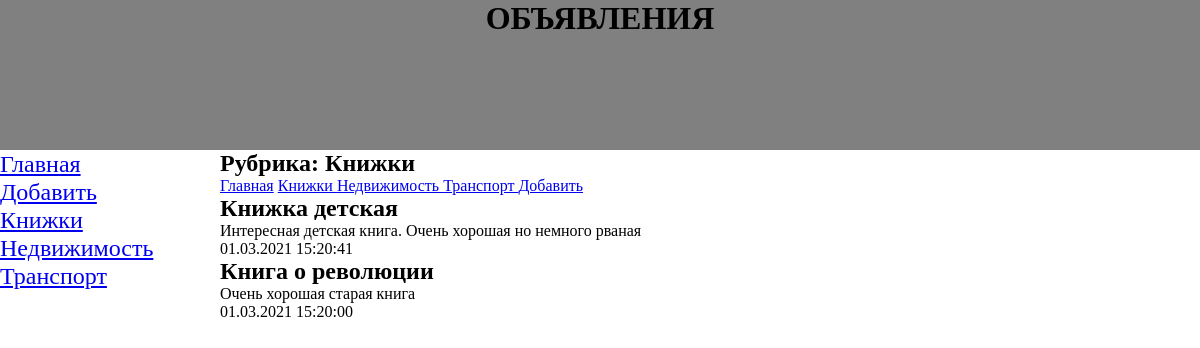
The page /bboard/4/ on the database its author committed.
### bboard/models.py (models this page shows, shortened)
class Rubric(models.Model):
    name = models.CharField(max_length=20, db_index=True, verbose_name="Название")
    class Meta:
        verbose_name_plural='Рубрики'
        verbose_name = 'Рубрика'
        ordering = ['name']

class Bb (models.Model):  # Модель - подкласс класса Model
    title = models.CharField(max_length=50, verbose_name="Товар")
    content = models.TextField(null=True, blank=True, verbose_name='Описание')
    price = models.FloatField(null=True, blank=True, verbose_name='Цена')
    pablished = models.DateTimeField(auto_now_add=True, db_index=True, verbose_name='Опубликовано')
    rubric = models.ForeignKey('Rubric', null=True, on_delete=models.PROTECT, verbose_name='Рубрика')
    class Meta:
        verbose_name_plural = "ОБЪЯВЛЕНИЯ"
        verbose_name = "Объявление :"
        ordering = ["-pablished"]

### bboard/views.py (the view)
# urls.py: path('<int:rubric_id>/', by_rubric, name='by_rubric'),
def by_rubric(request, rubric_id):
     bbs = Bb.objects.filter(rubric=rubric_id)
     rubrics = Rubric.objects.all()
     current_rubric = Rubric.objects.get(pk=rubric_id)
     context = {'bbs': bbs, 'rubrics': rubrics, 'current_rubric': current_rubric}
     return render(request, 'bboard/by_rubric.html', context)

### bboard/templates/bboard/by_rubric.html (shortened to what this page needs)
{% extends "layout/basic.html" %}
{% block content %}
    <h2>Рубрика: {{current_rubric.name}}</h2>
    <div>
        <a href="{% url 'index'%}">Главная</a>
        {% for rubric in rubrics %}
        <a href="{% url 'by_rubric' rubric.pk %}">{{rubric.name}} </a>
        {% endfor%}
        <a href="{% url 'add' %}">Добавить</a>
    </div>
    {% for bb in bbs %}
    <div>
        <h2>{{ bb.title }}</h2>
        <p>{{ bb.content }}</p>
        <p>{{ bb.pablished|date:"d.m.Y H:i:s"}}</p>
    </div>
    {% endfor %}
{% endblock %}

### bboard/templates/layout/basic.html (shortened to what this page needs)
{% load static %}
<!DOCTYPE html>
<html lang="en">
<head>
    <link rel="stylesheet" type="text/css"
    href="{% static 'bboard/style.css' %}">
</head>
<body>
    <header>
        <h1>Объявления</h1>
    </header>
    <nav>
        <a href = "{% url 'index' %}">Главная</a>
        <a href = "{% url 'add' %}">Добавить</a>
        {% for rubric in rubrics %}
        <a href = "{% url 'by_rubric' rubric.pk %}">{{ rubric.name }}</a>
        {% endfor %}
    </nav>
    <section>
        {% block content %}
        {% endblock %}
    </section>
</body>
</html>

### bboard/static/bboard/style.css (style rules this page uses)
* { margin: 0; padding: 0; }
header h1 { font-size: : 40pt; height: 150px; text-transform: uppercase; text-align: center; background-image: url(bg.jpg) left / auto 100% no-repeat); background:grey; }
nav { font-size: 18pt; width: 180px; float:left; }
nav a { display: block; margin: 1px 0px; }
section { margin-left:220px; }

### rows shown on the page
Rubric: name "Книжки"
Rubric: name "Недвижимость"
Rubric: name "Транспорт"
Bb: title "Книжка детская", content "Интересная детская книга. Очень хорошая но немного рваная", pablished "01.03.2021 15:20:41"
Bb: title "Книга о революции", content "Очень хорошая старая книга", pablished "01.03.2021 15:20:00"
